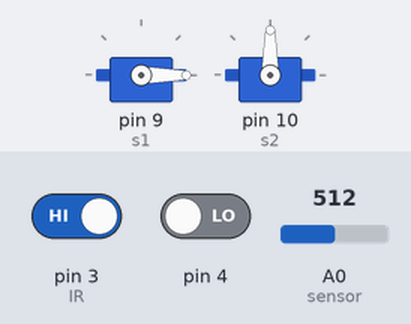
This sketch was run on a simulated Arduino Uno, built with avr-gcc and run on an emulated ATmega328P. Shown: 2 × servo. The test bench sets the inputs (shaded band); at power-on: pin 3 (IR) HIGH, pin 4 LOW, A0 (sensor) = 512.

Above: at 1.4 s.
1.5 s: pin 3 (IR) driven LOW
At 2.0 s:
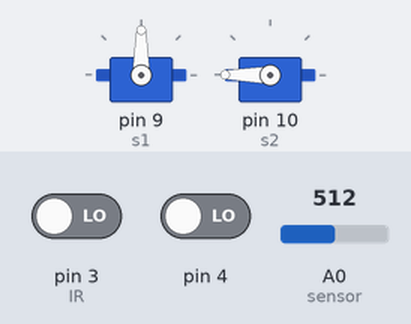
At 2.7 s:
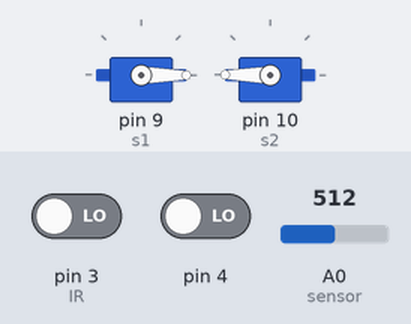
4.5 s: pin 3 (IR) driven HIGH
At 6.0 s:
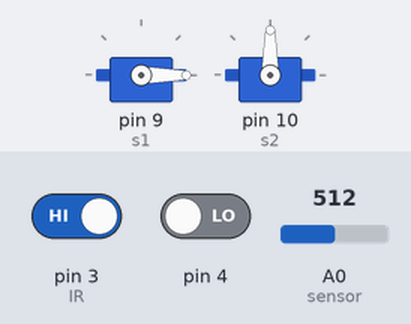
Timing chart, 0 to 7.5 s (numbered marks = the images above; inputs shaded):
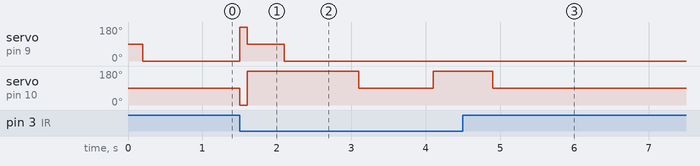

The sketch:

code.ino
```cpp
#include <EEPROM.h>
#include <Servo.h>
Servo s1;
Servo s2;

#define sensor A0
#define IR 3

int x = 100; //count of measurements
String color;

void setup() {
  s1.attach(9);
  s2.attach(10);
  pinMode(sensor, INPUT);
  pinMode(IR, INPUT);

  delay(200);
  if (digitalRead(4) == HIGH)
    calibration();
}

void loop() {
  if (map(analogRead(sensor), 0, 1023, 0, 255) > (EEPROM.read(2) + 20)) {
    color = "black";
  }

  else if (map(analogRead(sensor), 0, 1023, 0, 255) < (EEPROM.read(2) + 20)) {
    color = "white";
  }

  if (color == "black") {
    right();
  }

  if (color == "white") {
    left();
  }

  if (digitalRead(IR) == LOW) {
    getAround();
  }
}

void forward () {
  s1.write(0); // forward
  s2.write(180); // forward
}

void right () {
  s1.write(90); // forward
  s2.write(180); // stop
}

void left () {
  s1.write(0); // stop
  s2.write(90); // forward
}

void backward () {
  s1.write(180); // backward
  s2.write(0); // backward
}

void stop () {
  s1.write(90); // stop
  s2.write(90); // stop
}

void calibration() {
  int blackMeasured = 0;
  int whiteMeasured = 0;
  for (int k = 0; k < x; k++) {
    blackMeasured += analogRead(sensor);
    delay(10);
  }
  EEPROM.write(0, 0);
  EEPROM.write(0, map((blackMeasured / x), 0, 1023, 0, 255)); //black
  right();
  delay(500);
  stop();
  for (int j = 0; j < x; j++) {
    whiteMeasured += analogRead(sensor);
    delay(10);
  }
  EEPROM.write(1, 0);
  EEPROM.write(1, map((whiteMeasured / x), 0, 1023, 0, 255)); //white
  Serial.println(EEPROM.read(1));
  Serial.println(EEPROM.read(0));

  EEPROM.write(2, (EEPROM.read(1) + EEPROM.read(0)) / 2);
  Serial.println(EEPROM.read(2));
  delay(1000);
}

void getAround() {
  backward();
  delay(100);
  right();
  delay(500);
  forward();
  delay(1000);
  left();
  delay(1000);
  forward();
  delay(800);
}
```

Measured:
- after the input at 1.5 s, servo on pin 9 (s1): 0° → 180° at once, → 90° 0.10 s later, → 0° 0.50 s later; servo on pin 10 (s2): 90° → 0° at once, → 180° 0.10 s later, → 90° 1.5 s later, → 180° 1.0 s later
- after the input at 4.5 s, servo on pin 9 (s1): stops changing and stays 0°
